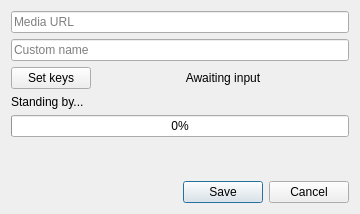
<?xml version="1.0" encoding="UTF-8"?>
<ui version="4.0">
 <class>AddYoutubeDL</class>
 <widget class="QDialog" name="AddYoutubeDL">
  <property name="geometry">
   <rect>
    <x>0</x>
    <y>0</y>
    <width>360</width>
    <height>214</height>
   </rect>
  </property>
  <property name="windowTitle">
   <string>Add from Youtube-dl</string>
  </property>
  <layout class="QVBoxLayout" name="verticalLayout_2">
   <item>
    <layout class="QVBoxLayout" name="verticalLayout">
     <item>
      <widget class="QLineEdit" name="leURL">
       <property name="toolTip">
        <string/>
       </property>
       <property name="placeholderText">
        <string>Media URL</string>
       </property>
      </widget>
     </item>
     <item>
      <widget class="QLineEdit" name="leName">
       <property name="placeholderText">
        <string>Custom name</string>
       </property>
      </widget>
     </item>
     <item>
      <layout class="QHBoxLayout" name="horizontalLayout_2">
       <item>
        <widget class="QPushButton" name="bScanKeys">
         <property name="text">
          <string>Set keys</string>
         </property>
        </widget>
       </item>
       <item>
        <widget class="QLabel" name="lKeys">
         <property name="sizePolicy">
          <sizepolicy hsizetype="MinimumExpanding" vsizetype="Preferred">
           <horstretch>0</horstretch>
           <verstretch>0</verstretch>
          </sizepolicy>
         </property>
         <property name="text">
          <string>Awaiting input</string>
         </property>
         <property name="alignment">
          <set>Qt::AlignCenter</set>
         </property>
        </widget>
       </item>
      </layout>
     </item>
     <item>
      <widget class="QLabel" name="lStatus">
       <property name="text">
        <string>Standing by...</string>
       </property>
      </widget>
     </item>
     <item>
      <widget class="QProgressBar" name="progressBar">
       <property name="value">
        <number>0</number>
       </property>
      </widget>
     </item>
     <item>
      <spacer name="verticalSpacer">
       <property name="orientation">
        <enum>Qt::Vertical</enum>
       </property>
       <property name="sizeType">
        <enum>QSizePolicy::Expanding</enum>
       </property>
       <property name="sizeHint" stdset="0">
        <size>
         <width>0</width>
         <height>40</height>
        </size>
       </property>
      </spacer>
     </item>
    </layout>
   </item>
   <item>
    <layout class="QHBoxLayout" name="horizontalLayout">
     <property name="sizeConstraint">
      <enum>QLayout::SetMinimumSize</enum>
     </property>
     <item>
      <spacer name="horizontalSpacer">
       <property name="orientation">
        <enum>Qt::Horizontal</enum>
       </property>
       <property name="sizeHint" stdset="0">
        <size>
         <width>40</width>
         <height>20</height>
        </size>
       </property>
      </spacer>
     </item>
     <item>
      <widget class="QPushButton" name="bSave">
       <property name="text">
        <string>Save</string>
       </property>
       <property name="default">
        <bool>true</bool>
       </property>
      </widget>
     </item>
     <item>
      <widget class="QPushButton" name="bCancel">
       <property name="text">
        <string>Cancel</string>
       </property>
      </widget>
     </item>
    </layout>
   </item>
  </layout>
 </widget>
 <resources/>
 <connections/>
</ui>
